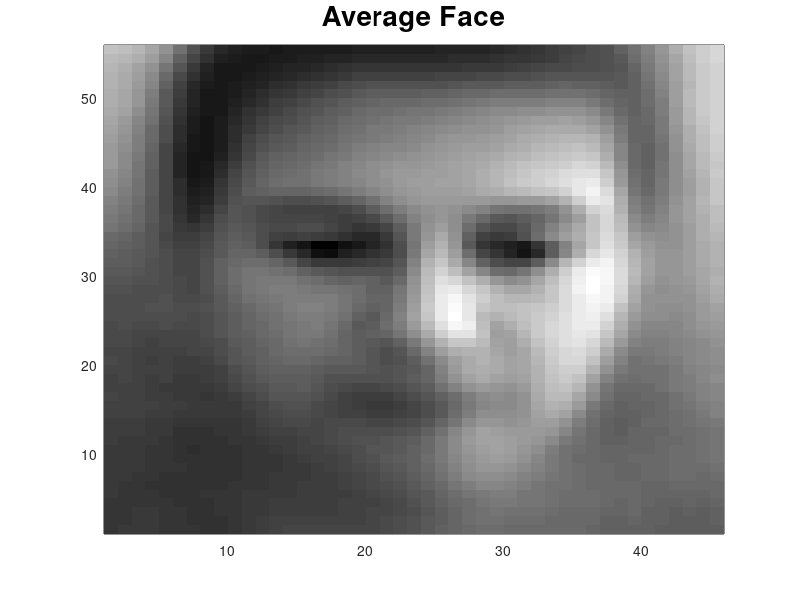
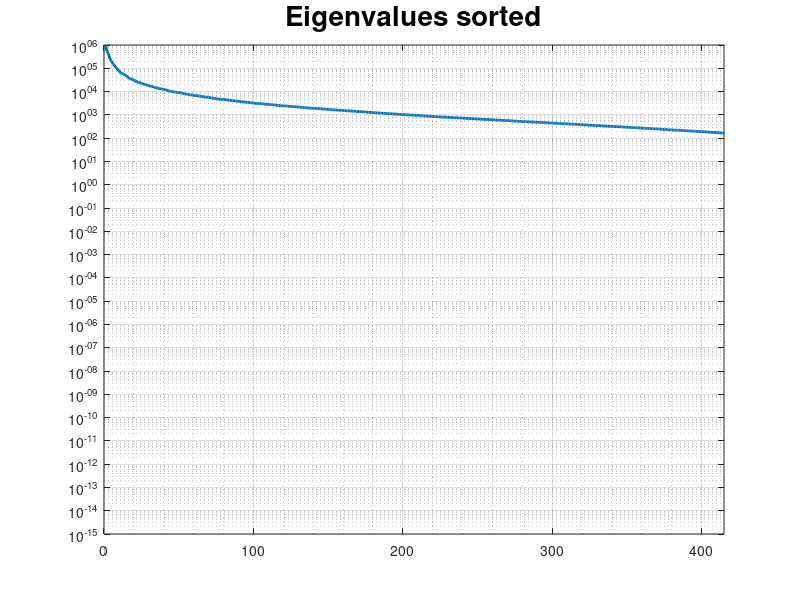
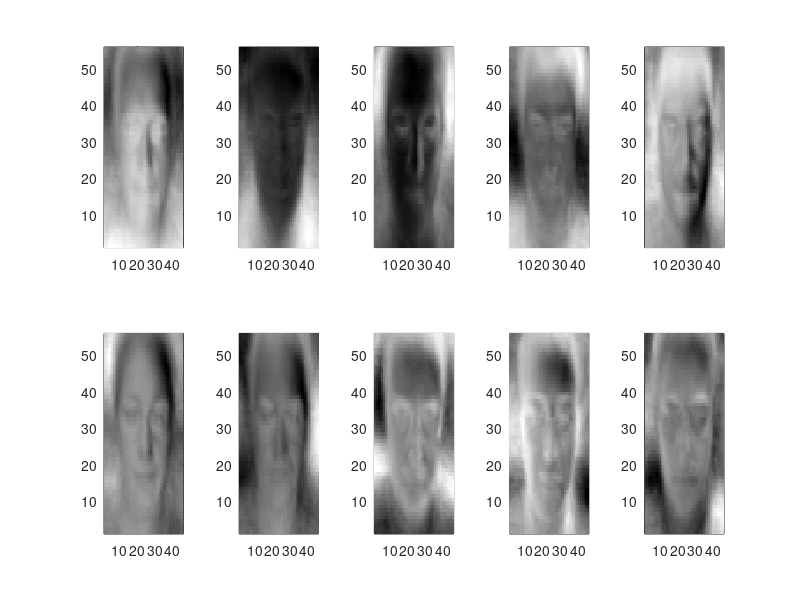

Source code (MATLAB) for these figures, in order:
%%
% Second Attempt at Q1 PCA

% clean up
clc
close all
clear all

% load partitioned data
load Separated_Data.mat

% change showPlots to 1 to get images
showPlots = true;

%% Normalise and plot mean face

% subtract mean face from training faces
mean_Face = mean(training,2);
training_t = training - mean_Face;

% plot mean face
if showPlots == true
    figure(1)
    for i = 1:46 %extract image one line at a time
        mean_Face_m(1:56,i) = rot90(mean_Face((i-1)*56+1:i*56), 2);
    end
    
    h = pcolor(mean_Face_m);
    set(h,'edgecolor','none');
    colormap gray
    title('Average Face','fontsize',20)
end

%% Do math and all

% Calculate Covariance Matrix
[len, wid] = size(training_t);
faceCov = (training_t*training_t')/wid;

% Find eigenvalues and eigenvectors, D is a diagonal matrix - pointless
[V,D] = eig(faceCov);

% Move the diagonal onto an array
for i = 1:length(D)
    eigVals(i) = D(i,i);
end

%% plot eig vals

% Plot all eigenvalues sorted. Number of non-zero eigenvalues should be N -
% 1, where N is number of training data (416 in this case)
if showPlots == true
    figure(2)
    plot(sort(eigVals,'descend'),'linewidth',2)
    set(gca,'YScale','log')
    title('Eigenvalues sorted','fontsize',20)
    xlim([0 415])
    grid on
    grid minor
end

%% get M best eigenvectors/values

% technically the eigenvalues are presorted in the ascending order. But
% just to be sure sort them again
num_eigs = 50;
[sortedEigs,sortedIdx] = sort(eigVals,'descend');
bestIdx = sortedIdx(1:num_eigs);
eigVals_best = sortedEigs(1:num_eigs);
eigVecs_best = V(:,bestIdx);

%% plot 10 eigenfaces

if showPlots == true
    figure(3)
    for j = 1:10
        for i = 1:46 %extract image one line at a time
            eigFace(1:56,i,j) = rot90(eigVecs_best((i-1)*56+1:i*56,j), 2);
            
        end
        subplot(2,5,j)
        h = pcolor(eigFace(:,:,j));
        set(h,'edgecolor','none');
        colormap gray
    end
end
